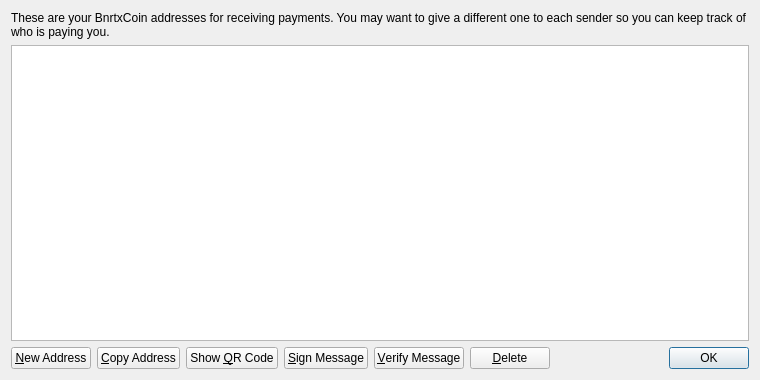
<?xml version="1.0" encoding="UTF-8"?>
<ui version="4.0">
 <class>AddressBookPage</class>
 <widget class="QWidget" name="AddressBookPage">
  <property name="geometry">
   <rect>
    <x>0</x>
    <y>0</y>
    <width>760</width>
    <height>380</height>
   </rect>
  </property>
  <property name="windowTitle">
   <string>Address Book</string>
  </property>
  <layout class="QVBoxLayout" name="verticalLayout">
   <item>
    <widget class="QLabel" name="labelExplanation">
     <property name="text">
      <string>These are your BnrtxCoin addresses for receiving payments. You may want to give a different one to each sender so you can keep track of who is paying you.</string>
     </property>
     <property name="textFormat">
      <enum>Qt::PlainText</enum>
     </property>
     <property name="wordWrap">
      <bool>true</bool>
     </property>
    </widget>
   </item>
   <item>
    <widget class="QTableView" name="tableView">
     <property name="contextMenuPolicy">
      <enum>Qt::CustomContextMenu</enum>
     </property>
     <property name="toolTip">
      <string>Double-click to edit address or label</string>
     </property>
     <property name="tabKeyNavigation">
      <bool>false</bool>
     </property>
     <property name="alternatingRowColors">
      <bool>true</bool>
     </property>
     <property name="selectionMode">
      <enum>QAbstractItemView::SingleSelection</enum>
     </property>
     <property name="selectionBehavior">
      <enum>QAbstractItemView::SelectRows</enum>
     </property>
     <property name="sortingEnabled">
      <bool>true</bool>
     </property>
     <attribute name="verticalHeaderVisible">
      <bool>false</bool>
     </attribute>
    </widget>
   </item>
   <item>
    <layout class="QHBoxLayout" name="horizontalLayout">
     <item>
      <widget class="QPushButton" name="newAddressButton">
       <property name="toolTip">
        <string>Create a new address</string>
       </property>
       <property name="text">
        <string>&amp;New Address</string>
       </property>
       <property name="icon">
        <iconset resource="../bitcoin.qrc">
         <normaloff>:/icons/add</normaloff>:/icons/add</iconset>
       </property>
      </widget>
     </item>
     <item>
      <widget class="QPushButton" name="copyToClipboard">
       <property name="toolTip">
        <string>Copy the currently selected address to the system clipboard</string>
       </property>
       <property name="text">
        <string>&amp;Copy Address</string>
       </property>
       <property name="icon">
        <iconset resource="../bitcoin.qrc">
         <normaloff>:/icons/editcopy</normaloff>:/icons/editcopy</iconset>
       </property>
      </widget>
     </item>
     <item>
      <widget class="QPushButton" name="showQRCode">
       <property name="text">
        <string>Show &amp;QR Code</string>
       </property>
       <property name="icon">
        <iconset resource="../bitcoin.qrc">
         <normaloff>:/icons/qrcode</normaloff>:/icons/qrcode</iconset>
       </property>
      </widget>
     </item>
     <item>
      <widget class="QPushButton" name="signMessage">
       <property name="toolTip">
        <string>Sign a message to prove you own a Bitcoin address</string>
       </property>
       <property name="text">
        <string>&amp;Sign Message</string>
       </property>
       <property name="icon">
        <iconset resource="../bitcoin.qrc">
         <normaloff>:/icons/edit</normaloff>:/icons/edit</iconset>
       </property>
      </widget>
     </item>
     <item>
      <widget class="QPushButton" name="verifyMessage">
       <property name="toolTip">
        <string>Verify a message to ensure it was signed with a specified Bitcoin address</string>
       </property>
       <property name="text">
        <string>&amp;Verify Message</string>
       </property>
       <property name="icon">
        <iconset resource="../bitcoin.qrc">
         <normaloff>:/icons/transaction_0</normaloff>:/icons/transaction_0</iconset>
       </property>
      </widget>
     </item>
     <item>
      <widget class="QPushButton" name="deleteButton">
       <property name="toolTip">
        <string>Delete the currently selected address from the list. Only sending addresses can be deleted.</string>
       </property>
       <property name="text">
        <string>&amp;Delete</string>
       </property>
       <property name="icon">
        <iconset resource="../bitcoin.qrc">
         <normaloff>:/icons/remove</normaloff>:/icons/remove</iconset>
       </property>
      </widget>
     </item>
     <item>
      <spacer name="horizontalSpacer">
       <property name="orientation">
        <enum>Qt::Horizontal</enum>
       </property>
       <property name="sizeHint" stdset="0">
        <size>
         <width>40</width>
         <height>20</height>
        </size>
       </property>
      </spacer>
     </item>
     <item>
      <widget class="QDialogButtonBox" name="buttonBox">
       <property name="sizePolicy">
        <sizepolicy hsizetype="Maximum" vsizetype="Fixed">
         <horstretch>0</horstretch>
         <verstretch>0</verstretch>
        </sizepolicy>
       </property>
       <property name="standardButtons">
        <set>QDialogButtonBox::Ok</set>
       </property>
      </widget>
     </item>
    </layout>
   </item>
  </layout>
 </widget>
 <resources>
  <include location="../bitcoin.qrc"/>
 </resources>
 <connections/>
</ui>
